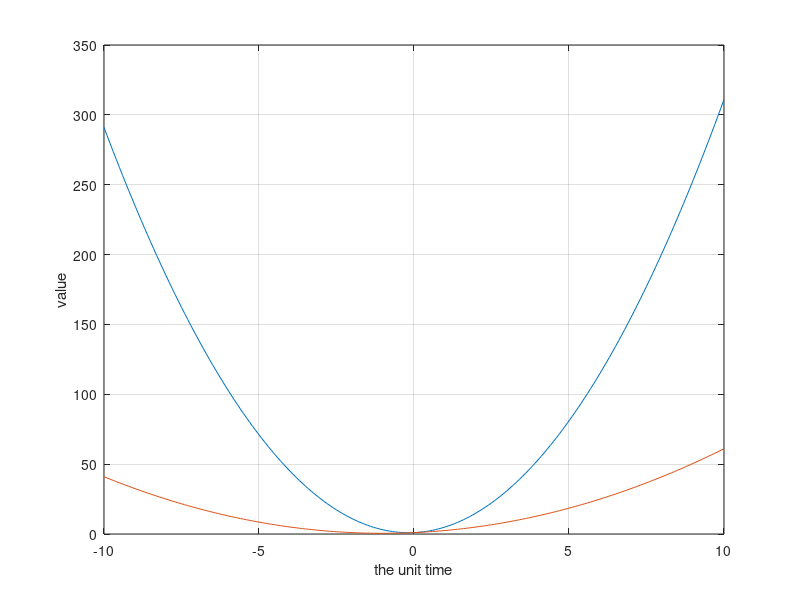
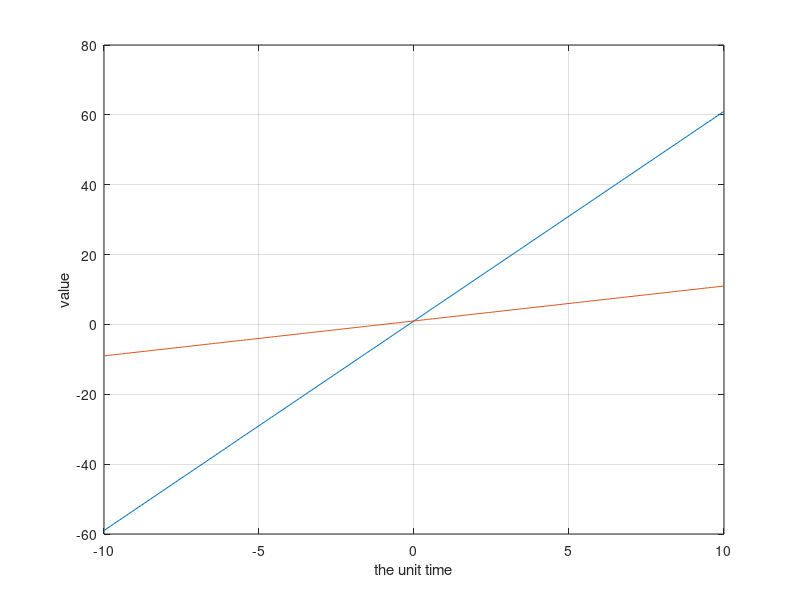

MATLAB code for these plots, in order:
clear
clc
close all
a=[3 0.5];
x = -10:0.1:10;
y1 = a(1)*x.^2 + x + 1;
y2 = a(2)*x.^2 + x + 1;
z1 = 2*a(1) * x + 1;
z2 = 2*a(2) * x + 1;
plot(x,y1,x,y2);grid;
xlabel("the unit time");ylabel("value");
figure()
plot(x,z1,x,z2);
xlabel("the unit time");ylabel("value");grid